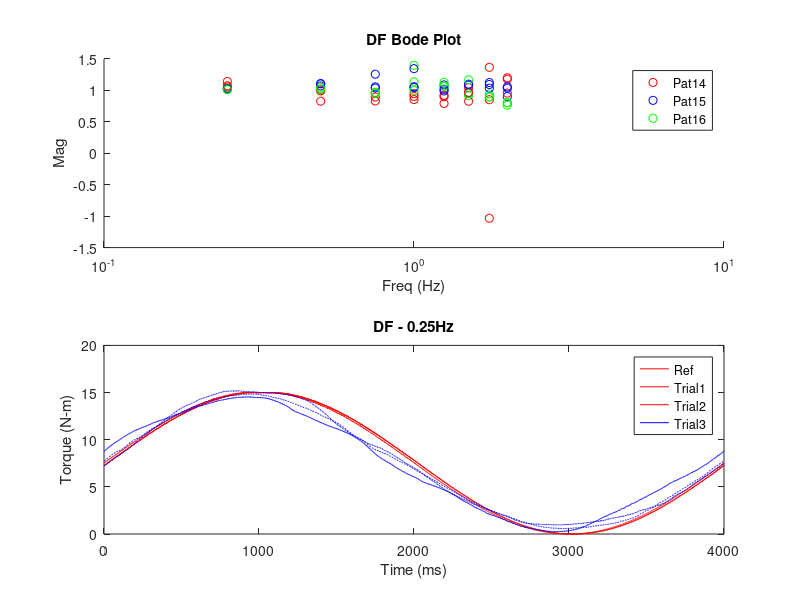
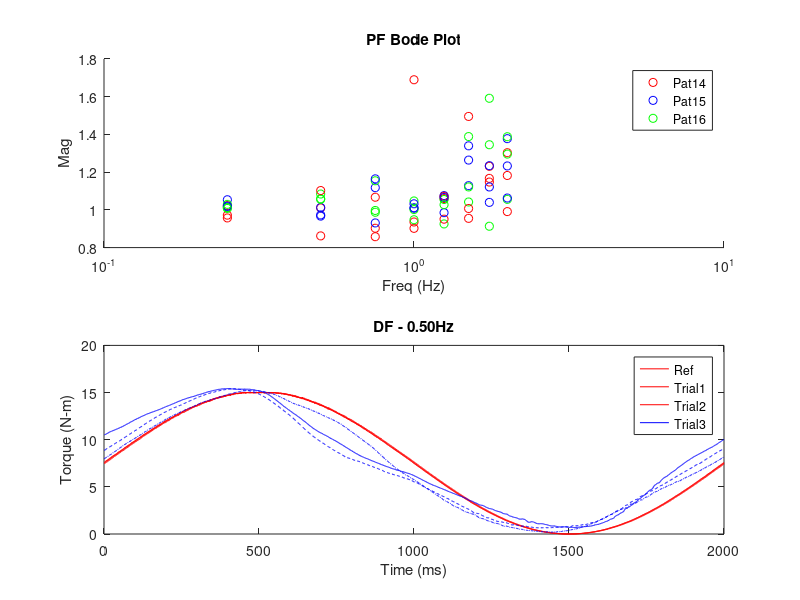
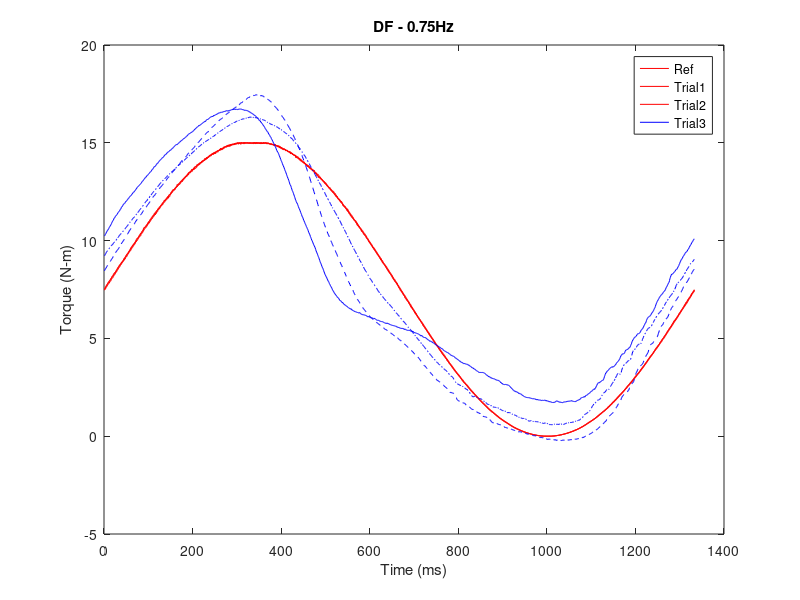
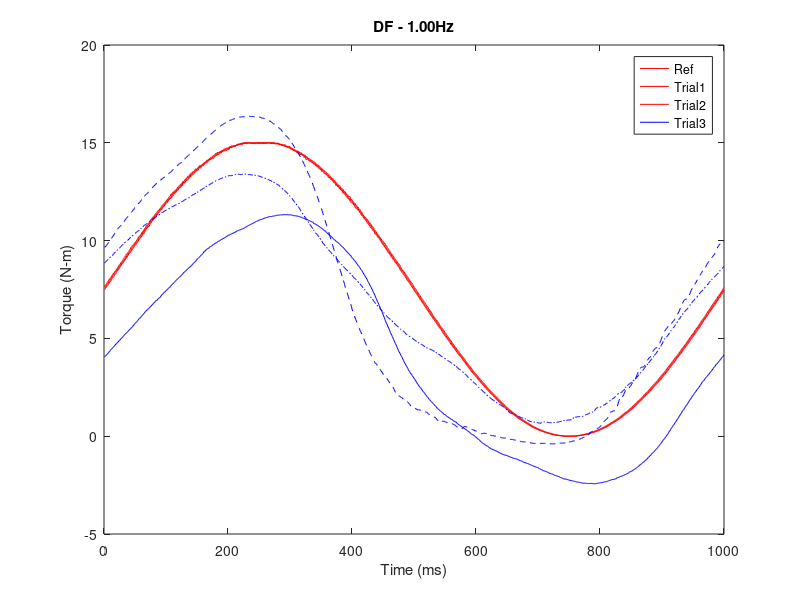

Here is the MATLAB script that generated these plots, in order:
addpath ../Pat14/
addpath ../Pat15/
addpath ../Pat16/

load('Pat14DF_dataanalysis.mat')
load('Pat14PF_dataanalysis.mat')
load('Pat15DF_dataanalysis.mat')
load('Pat15PF_dataanalysis.mat')
load('Pat16DF_dataanalysis.mat')
load('Pat16PF_dataanalysis.mat')

% DF Bode Plot
figure(1)
subplot(2, 1, 1)
title('DF Bode Plot')
hold on
for i = 1:length(Pat14DF)
    semilogx(Pat14DF{i}.trialinfo.refsigfreq, Pat14DF{i}.magphase.mag, 'ro')
    semilogx(Pat15DF{i}.trialinfo.refsigfreq, Pat15DF{i}.magphase.mag, 'bo')
    semilogx(Pat16DF{i}.trialinfo.refsigfreq, Pat16DF{i}.magphase.mag, 'go')
end
hold off
ylabel('Mag')
xlabel('Freq (Hz)')
legend('Pat14', 'Pat15', 'Pat16')

subplot(2 ,1 ,2)
hold on
for i = 1:length(Pat14DF)
    semilogx(Pat14DF{i}.trialinfo.refsigfreq, Pat14DF{i}.magphase.phase, 'ro')
    semilogx(Pat15DF{i}.trialinfo.refsigfreq, Pat15DF{i}.magphase.phase, 'bo')
    semilogx(Pat16DF{i}.trialinfo.refsigfreq, Pat16DF{i}.magphase.phase, 'go')
end
hold off
ylabel('Phase')
xlabel('Freq (Hz)')


% PF Bode Plot
figure(2)
subplot(2, 1, 1)
title('PF Bode Plot')
hold on
for i = 1:length(Pat14PF)
    semilogx(Pat14PF{i}.trialinfo.refsigfreq, Pat14PF{i}.magphase.mag, 'ro')
    semilogx(Pat15PF{i}.trialinfo.refsigfreq, Pat15PF{i}.magphase.mag, 'bo')
    semilogx(Pat16PF{i}.trialinfo.refsigfreq, Pat16PF{i}.magphase.mag, 'go')
end
hold off
ylabel('Mag')
xlabel('Freq (Hz)')
legend('Pat14', 'Pat15', 'Pat16')

subplot(2 ,1 ,2)
hold on
for i = 1:length(Pat14PF)
    semilogx(Pat14PF{i}.trialinfo.refsigfreq, Pat14PF{i}.magphase.phase, 'ro')
    semilogx(Pat15PF{i}.trialinfo.refsigfreq, Pat15PF{i}.magphase.phase, 'bo')
    semilogx(Pat16PF{i}.trialinfo.refsigfreq, Pat16PF{i}.magphase.phase, 'go')
end
hold off
ylabel('Phase')
xlabel('Freq (Hz)')



%%

%DF
close all
for i = 0:length(Pat16DF)/3 - 1
    figure(i+1)
    titlestr = sprintf('DF - %3.2fHz', Pat16DF{i*3 + 1}.trialinfo.refsigfreq);

    
    plot(Pat16DF{i*3 + 1}.nomrefcycle_nm, 'r')
    hold on
    plot(Pat16DF{i*3 + 2}.nomrefcycle_nm, 'r')
    plot(Pat16DF{i*3 + 3}.nomrefcycle_nm, 'r')

    plot(Pat16DF{i*3 + 1}.nommeascycle_nm, 'b')
    plot(Pat16DF{i*3 + 2}.nommeascycle_nm, 'b--')
    plot(Pat16DF{i*3 + 3}.nommeascycle_nm, 'b-.')
    hold off
    legend('Ref', 'Trial1', 'Trial2', 'Trial3')
    title(titlestr)
    xlabel('Time (ms)')
    ylabel('Torque (N-m)')
end
    



